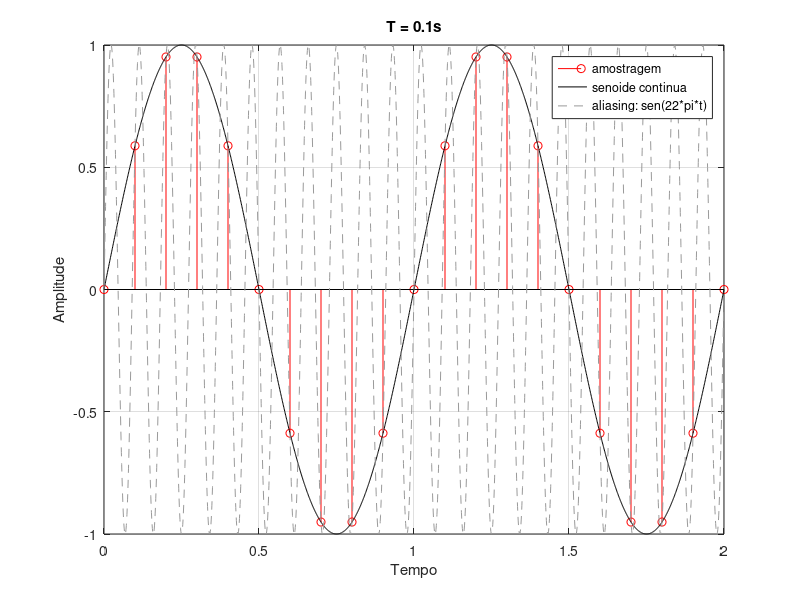
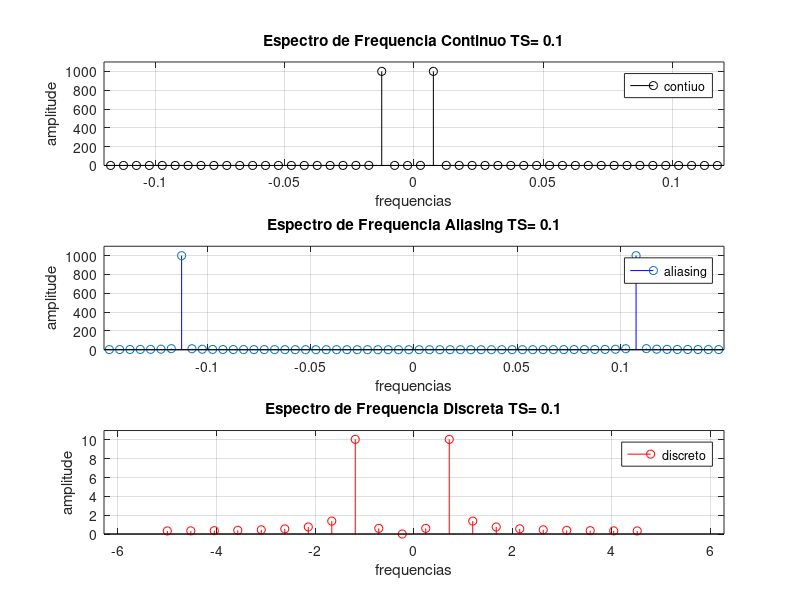
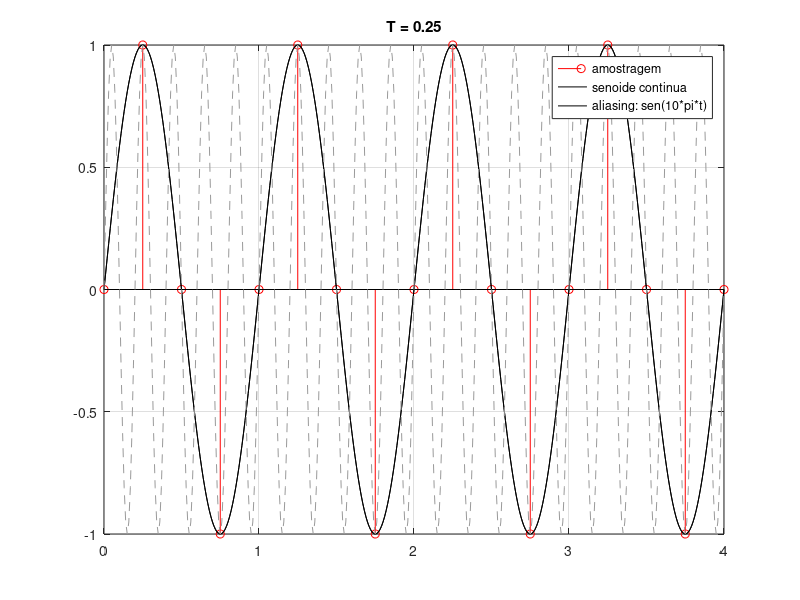
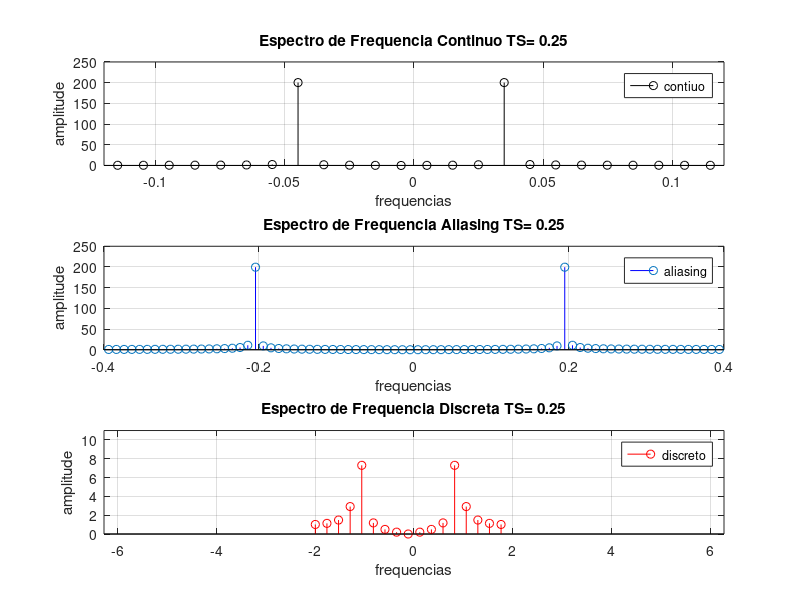

MATLAB code to generate these figures, in order: (Note: this script raises an error after producing the figures.)
%% Atividade 3
%% Gustavo Rodrigues Bassaco   2207206

clear 
clc
close all

%% func_disc(t) = sen 2πt
% A. Ta = 100 ms  -->  T = 0.1s  --> sen(pi/5*n)
Ts = 0.1;  % período
FS = 1/Ts; % frequencia de amostragem
t = 0: 0.001: 2;
n = 0: Ts: 2;
func_continua = sin(2*pi*t);
func_disc = sin((2*pi)*n);
func_alias = sin(22*pi*t);

% frequencias
freqC = fft(func_continua);
freqD = fft(func_disc);
freqA = fft(func_alias);

% deslocando o componente de frequência zero para o centro da matriz.
zC = fftshift(freqC);
zD = fftshift(freqD);
zA = fftshift(freqA);

% tamanho da fft 
lfreqC = length(freqC);
lfreqD = length(freqD);
lfreqA = length(freqA);

% powershift da faixa de frequência centrada em zero 
fC = (-lfreqC/2:lfreqC/2-1)/lfreqC*FS;
fD = (-lfreqD/2:lfreqD/2-1)/lfreqD*FS;
fA = (-lfreqA/2:lfreqA/2-1)/lfreqA*FS;

figure;
stem(n,func_disc, 'r');
hold on;
title("T = 0.1s");
plot(t,func_continua, 'k');
plot(t, func_alias, '--', 'Color',[0.6, 0.6, 0.6]);
legend({'amostragem','senoide continua', 'aliasing: sen(22*pi*t)'})
ylabel('Amplitude')
xlabel('Tempo')
grid on

figure
% frequencia continuo
subplot(3,1,1)
stem(fC,abs(zC),'k')
title('Espectro de Frequencia Continuo TS= 0.1')
legend({'contiuo'})
ylabel('amplitude')
xlabel('frequencias')
xlim([-0.12 0.12])
ylim([0 1100])
grid on

% frequencia aliasing
subplot(3,1,2)
stem(fA,abs(zA),'Color','b')
title('Espectro de Frequencia Aliasing TS= 0.1')
legend({'aliasing'})
ylabel('amplitude')
xlabel('frequencias')
xlim([-0.15 0.15])
ylim([0 1100])
grid on

% frequencia discreto
subplot(3,1,3)
stem(fD,abs(zD),'r')
title('Espectro de Frequencia Discreta TS= 0.1')
legend({'discreto'})
ylabel('amplitude')
xlabel('frequencias')
xlim([-2*pi 2*pi])
ylim([0 11])
grid on


%% B. Ta = 250 ms
Ts = 0.25;
FS = 1/Ts; %frequencia de amostragem
t = 0: 0.01: 4;
n = 0: Ts: 4;

func_continua = sin(2*pi*t);
func_disc = sin(2*pi*n);
func_alias = sin(10*pi*t);

% frequencias
freqC = fft(func_continua);
freqD = fft(func_disc);
freqA = fft(func_alias);

% deslocando o componente de frequência zero para o centro da matriz.
zC = fftshift(freqC);
zD = fftshift(freqD);
zA = fftshift(freqA);

% tamanho da fft 
lfreqC = length(freqC);
lfreqD = length(freqD);
lfreqA = length(freqA);

% powershift da faixa de frequência centrada em zero 
fC = (-lfreqC/2:lfreqC/2-1)/lfreqC*FS;
fD = (-lfreqD/2:lfreqD/2-1)/lfreqD*FS;
fA = (-lfreqA/2:lfreqA/2-1)/lfreqA*FS;

figure;
stem(n,func_disc, 'r');
hold on
plot(t,func_continua, 'k')
title("T = 0.25");

plot(t,func_continua, 'k');
plot(t, func_alias, '--', 'Color',[0.6, 0.6, 0.6]);
legend({'amostragem','senoide continua', 'aliasing: sen(10*pi*t)'})
grid on

figure
% frequencia continuo
subplot(3,1,1)
stem(fC,abs(zC),'k')
title('Espectro de Frequencia Continuo TS= 0.25')
legend({'contiuo'})
ylabel('amplitude')
xlabel('frequencias')
xlim([-0.12 0.12])
ylim([0 250])
grid on

% frequencia aliasing
subplot(3,1,2)
stem(fA,abs(zA),'Color','b')
title('Espectro de Frequencia Aliasing TS= 0.25')
legend({'aliasing'})
ylabel('amplitude')
xlabel('frequencias')
xlim([-0.4 0.4])
ylim([0 250])
grid on

% frequencia discreto
subplot(3,1,3)
stem(fD,abs(zD),'r')
title('Espectro de Frequencia Discreta TS= 0.25')
legend({'discreto'})
ylabel('amplitude')
xlabel('frequencias')
xlim([-2*pi 2*pi])
ylim([0 11])
grid on

%% C. Ta = 500 ms
Ts = 0.5;
FS = 1/Ts; %frequencia de amostragem
t = 0: 0.01: 4;
n = 0: Ts: 4;
func_continua = sin(2*pi*t);
func_disc = sin(2*pi*n);
func_alias = sin(6*pi*t);

% frequencias
freqC = fft(func_continua);
freqD = fft(func_disc);
freqA = fft(func_alias);

% deslocando o componente de frequência zero para o centro da matriz.
zC = fftshift(freqC);
zD = fftshift(freqD);
zA = fftshift(freqA);

% tamanho da fft 
lfreqC = length(freqC);
lfreqD = length(freqD);
lfreqA = length(freqA);

% powershift da faixa de frequência centrada em zero 
fC = (-lfreqC/2:lfreqC/2-1)/lfreqC*FS;
fD = (-lfreqD/2:lfreqD/2-1)/lfreqD*FS;
fA = (-lfreqA/2:lfreqA/2-1)/lfreqA*FS;

figure;
stem(n,func_disc, 'r');
title("T = 0.5s");
ylim([-1 1]);
hold on;
plot(t,func_continua, 'k')
plot(t, func_alias, '--', 'Color',[0.6, 0.6, 0.6]);
legend({'amostragem','senoide continua', 'aliasing: sen(6*pi*t)'})
grid on

figure
% frequencia continuo
subplot(3,1,1)
stem(fC,abs(zC),'k')
title('Espectro de Frequencia Continuo TS= 0.5')
legend({'contiuo'})
ylabel('amplitude')
xlabel('frequencias')
xlim([-0.12 0.12])
ylim([0 250])
grid on

% frequencia aliasing
subplot(3,1,2)
stem(fA,abs(zA),'Color','b')
title('Espectro de Frequencia Aliasing TS= 0.5')
legend({'aliasing'})
ylabel('amplitude')
xlabel('frequencias')
xlim([-0.15 0.15])
ylim([0 250])
grid on

% frequencia discreto
subplot(3,1,3)
stem(fD,abs(zD),'r')
title('Espectro de Frequencia Discreta TS= 0.5')
legend({'discreto'})
ylabel('amplitude')
xlabel('frequencias')
xlim([-2*pi 2*pi])
ylim([0 11])
grid on


%% D. Ta = 750 ms
Ts = 0.75;
FS = 1/Ts; %frequencia de amostragem
t = 0: 0.01: 6;
n = 0: Ts: 6;
func_continua = sin(2*pi*t);
func_disc = sin(2*pi*n);
func_alias = sin(14/3*pi*t);

% frequencias
freqC = fft(func_continua);
freqD = fft(func_disc);
freqA = fft(func_alias);

% deslocando o componente de frequência zero para o centro da matriz.
zC = fftshift(freqC);
zD = fftshift(freqD);
zA = fftshift(freqA);

% tamanho da fft 
lfreqC = length(freqC);
lfreqD = length(freqD);
lfreqA = length(freqA);

% powershift da faixa de frequência centrada em zero 
fC = (-lfreqC/2:lfreqC/2-1)/lfreqC*FS;
fD = (-lfreqD/2:lfreqD/2-1)/lfreqD*FS;
fA = (-lfreqA/2:lfreqA/2-1)/lfreqA*FS;

figure;
stem(n,func_disc, 'r');
title("T = 0.75s");
hold on;
plot(t,func_continua, 'k')
plot(t, func_alias, '--', 'Color',[0.6, 0.6, 0.6]);
legend({'amostragem','senoide continua', 'aliasing: sen(14/3*pi*t)'})
grid on

figure
% frequencia continuo
subplot(3,1,1)
stem(fC,abs(zC),'k')
title('Espectro de Frequencia Continuo TS= 0.75')
legend({'contiuo'})
ylabel('amplitude')
xlabel('frequencias')
xlim([-0.04 0.04])
ylim([0 400])
grid on

% frequencia aliasing
subplot(3,1,2)
stem(fA,abs(zA),'Color','b')
title('Espectro de Frequencia Aliasing TS= 0.75')
legend({'aliasing'})
ylabel('amplitude')
xlabel('frequencias')
xlim([-0.04 0.04])
ylim([0 350])
grid on

% frequencia discreto
subplot(3,1,3)
stem(fD,abs(zD),'r')
title('Espectro de Frequencia Discreta TS= 0.75')
legend({'discreto'})
ylabel('amplitude')
xlabel('frequencias')
xlim([-2*pi 2*pi])
yticks([0:1:6])
grid on


%% E. Ta = 1000 ms
Ts = 1;
FS = 1/Ts; %frequencia de amostragem
t = 0: 0.01: 6;
n = 0: Ts: 6;
func_continua = sin(2*pi*t);
func_disc = sin(2*pi*n);
func_alias = sin(4*pi*t);

% frequencias
freqC = fft(func_continua);
freqD = fft(func_disc);
freqA = fft(func_alias);

% deslocando o componente de frequência zero para o centro da matriz.
zC = fftshift(freqC);
zD = fftshift(freqD);
zA = fftshift(freqA);

% tamanho da fft 
lfreqC = length(freqC);
lfreqD = length(freqD);
lfreqA = length(freqA);

% powershift da faixa de frequência centrada em zero 
fC = (-lfreqC/2:lfreqC/2-1)/lfreqC*FS;
fD = (-lfreqD/2:lfreqD/2-1)/lfreqD*FS;
fA = (-lfreqA/2:lfreqA/2-1)/lfreqA*FS;

figure;
stem(n,func_disc, 'r');
title("T = 1s");
ylim([-1 1]);
hold on;
plot(t,func_continua, 'k')
plot(t, func_alias, '--', 'Color',[0.6, 0.6, 0.6]);
legend({'amostragem','senoide continua', 'aliasing: sen(4*pi*t)'})
grid on

figure
% frequencia continuo
subplot(3,1,1)
stem(fC,abs(zC),'k')
title('Espectro de Frequencia Continuo TS= 1')
legend({'contiuo'})
ylabel('amplitude')
xlabel('frequencias')
xlim([-0.032 0.032])
ylim([0 350])
grid on

% frequencia aliasing
subplot(3,1,2)
stem(fA,abs(zA),'Color','b')
title('Espectro de Frequencia Aliasing TS= 1')
legend({'aliasing'})
ylabel('amplitude')
xlabel('frequencias')
xlim([-0.032 0.032])
ylim([0 350])
grid on

% frequencia discreto
subplot(3,1,3)
stem(fD,abs(zD),'r')
title('Espectro de Frequencia Discreta TS= 1')
legend({'discreto'})
ylabel('amplitude')
xlabel('frequencias')
xlim([-2*pi 2*pi])
ylim([0 7])
grid on


%% F. Ta = 1500 ms
Ts = 1.5;
FS = 1/Ts; %frequencia de amostragem
t = 0: 0.01: 6;
n = 0: Ts: 6;
func_continua = sin(2*pi*t);
func_disc = sin(2*pi*n);
func_alias = sin(10/3*pi*t);

% frequencias
freqC = fft(func_continua);
freqD = fft(func_disc);
freqA = fft(func_alias);

% deslocando o componente de frequência zero para o centro da matriz.
zC = fftshift(freqC);
zD = fftshift(freqD);
zA = fftshift(freqA);

% tamanho da fft 
lfreqC = length(freqC);
lfreqD = length(freqD);
lfreqA = length(freqA);

% powershift da faixa de frequência centrada em zero 
fC = (-lfreqC/2:lfreqC/2-1)/lfreqC*FS;
fD = (-lfreqD/2:lfreqD/2-1)/lfreqD*FS;
fA = (-lfreqA/2:lfreqA/2-1)/lfreqA*FS;

figure;
stem(n,func_disc, 'r');
title("T = 1.5 s");
ylim([-1 1]);
hold on;
plot(t,func_continua, 'k')
plot(t, func_alias, '--', 'Color',[0.6, 0.6, 0.6]);
legend({'amostragem','senoide continua', 'aliasing: sen(10/3*pi*t)'})
grid on

figure
% frequencia continuo
subplot(3,1,1)
stem(fC,abs(zC),'k')
title('Espectro de Frequencia Continuo TS= 1.5')
legend({'contiuo'})
ylabel('amplitude')
xlabel('frequencias')
xlim([-0.02 0.02])
ylim([0 350])
grid on

% frequencia aliasing
subplot(3,1,2)
stem(fA,abs(zA),'Color','b')
title('Espectro de Frequencia Aliasing TS= 1.5')
legend({'aliasing'})
ylabel('amplitude')
xlabel('frequencias')
xlim([-0.02 0.02])
ylim([0 350])
grid on

% frequencia discreto
subplot(3,1,3)
stem(fD,abs(zD),'r')
title('Espectro de Frequencia Discreta TS= 1.5')
legend({'discreto'})
ylabel('amplitude')
xlabel('frequencias')
xlim([-2*pi 2*pi])
ylim([0 11])
grid on


%%
%   De forma teórica, encontre a frequência discreta e demonstre em quais desses
% casos ocorre aliasing? Qual o efeito do aliasing em cada caso (qual é o alias)?
% Para cada caso, determine e esboce o espectro de frequência.




%%
%  2) A partir do sinal de áudio gravado em atividades anteriores, realize uma
% subamostragem de 2, 4, 8 e 16 vezes e determine o espectro de frequência. Qual o
% efeito da subamostragem no espectro de frequência? Efunc_discplique por que isso
% acontece.

%% Audio Original
Tempo = 10;  
FS = 8000;   % frequencia de amostragem do sinal
[Y, FS] = audioread("carro-do-ovo.mp3"); % vetor audio numérico

Fourier = fft(Y); %% fft sinal original
tam = length(Y); %tamanho so sinal original
f_original = FS*(0:(tam/2))/tam; % vetor frequencia sinal original

P2 = abs(Fourier/tam);
Espectro_original = P2(1:tam/2+1);
Espectro_original(2:end-1) = 2*Espectro_original(2:end-1); %espectro de freq original

% encontrando t orinal
comprimento = (length(Y)-1)/FS;
t_original = 0: 1/FS: comprimento;

%% Subamostragem de 2
N = 2;
FS_sub2 = FS/N;
Ysub2 = downsample(Y,N);

Fourier = fft(Ysub2); %% fft sinal sub 2
tam = length(Ysub2); %tamanho do sinal sub 2
f_sub2 = FS_sub2*(0:(tam/2))/tam; % vetor frequencia sinal sub 2

P2 = abs(Fourier/tam);
Espectro_sub2 = P2(1:tam/2+1);
Espectro_sub2(2:end-1) = 2*Espectro_sub2(2:end-1); %espectro de freq sub 2

comprimento = (length(Ysub2)-1)/FS_sub2;
t_sub2 = 0: 1/FS_sub2: comprimento;


%% Subamostragem de 4
N = 4;
FS_sub4 = FS/N;
Ysub4 = downsample(Y,N);

Fourier = fft(Ysub4); %% fft sinal sub 4
tam = length(Ysub4); %tamanho do sinal sub 4
f_sub4 = FS_sub4*(0:(tam/2))/tam; % vetor frequencia sinal sub 4

P2 = abs(Fourier/tam);
Espectro_sub4 = P2(1:tam/2+1);
Espectro_sub4(2:end-1) = 2*Espectro_sub4(2:end-1); %espectro de freq sub 4

comprimento = (length(Ysub4)-1)/FS_sub4;
t_sub4 = 0: 1/FS_sub4: comprimento;


%% Subamostragem de 8
N = 8;
FS_sub8 = FS/N;
Ysub8 = downsample(Y,N);

Fourier = fft(Ysub8); %% fft sinal sub 8
tam = length(Ysub8); %tamanho do sinal sub 8
f_sub8 = FS_sub8*(0:(tam/2))/tam; % vetor frequencia sinal sub 8

P2 = abs(Fourier/tam);
Espectro_sub8 = P2(1:tam/2+1);
Espectro_sub8(2:end-1) = 2*Espectro_sub8(2:end-1); %espectro de freq sub 8

comprimento = (length(Ysub8)-1)/FS_sub8;
t_sub8 = 0: 1/FS_sub8: comprimento;


%% Subamostragem de 16
N = 16;
FS_sub16 = FS/N;
Ysub16 = downsample(Y,N);

Fourier = fft(Ysub16); %% fft sinal sub 16
tam = length(Ysub16); %tamanho sub 16
f_sub16 = FS_sub16*(0:(tam/2))/tam; % vetor frequencia sub 16

P2 = abs(Fourier/tam);
Espectro_sub16 = P2(1:floor(tam/2+1));
Espectro_sub16(2:end-1) = 2*Espectro_sub16(2:end-1); %espectro sub 16

comprimento = (length(Ysub16)-1)/FS_sub16;
t_sub16 = 0: 1/FS_sub16: comprimento;

%% plot subamostragem 2

figure
subplot(2,1,1) 
plot(t_original,Y, 'k');
hold on

plot(t_sub2, Ysub2, 'r')
title('Audio subamostrado em 2')
xlabel( 't (milissegundos)' )
ylabel( 'X(t)' )
legend({'audio original', 'audio subamostrado em 2'})
hold off
subplot(2,1,2);
plot(f_original,Espectro_original, 'k');
axis([0 8500 0 0.006]);
hold on;
plot(f_sub2,Espectro_sub2, 'r');
title( 'Espectro de amplitude subamostragem de 2' );
xlabel( 'f (Hz)' );
ylabel( 'Amplitude' );
legend({'audio original', 'audio subamostrado em 2'});
axis([0 8500 0 0.006]);
hold off;

%% plot subamostragem 4

figure
subplot(2,1,1) 
plot(t_original,Y, 'k');
hold on

plot(t_sub4, Ysub4, 'r')
title('Audio subamostrado em 4')
xlabel( 't (milissegundos)' )
ylabel( 'X(t)' )
legend({'audio original', 'audio subamostrado em 4'})
hold off
subplot(2,1,2);
plot(f_original,Espectro_original, 'k');
axis([0 8500 0 0.006]);
hold on;
plot(f_sub4,Espectro_sub4, 'r');
title( 'Espectro de amplitude subamostragem 4' );
xlabel( 'f (Hz)' );
ylabel( 'Amplitude' );
legend({'audio original', 'audio subamostrado em 4'});
axis([0 8500 0 0.006]);
hold off;

%% plot subamostragem 8

figure
subplot(2,1,1) 
plot(t_original,Y, 'k');
hold on

plot(t_sub8, Ysub8, 'r')
title('Audio subamostrado em 8')
xlabel( 't (milissegundos)' )
ylabel( 'X(t)' )
legend({'audio original', 'audio subamostrado em 8'})
hold off
subplot(2,1,2);
plot(f_original,Espectro_original, 'k');
axis([0 8500 0 0.006]);
hold on;
plot(f_sub8,Espectro_sub8, 'r');
title( 'Espectro de amplitude subamostragem 8' );
xlabel( 'f (Hz)' );
ylabel( 'Amplitude' );
legend({'audio original', 'audio subamostrado em 8'});
axis([0 8500 0 0.006]);
hold off;

%% plot subamostragem 16

figure
subplot(2,1,1) 
plot(t_original,Y, 'k');
hold on

plot(t_sub16, Ysub16, 'r')
title('Audio subamostrado em 16')
xlabel( 't (milissegundos)' )
ylabel( 'X(t)' )
legend({'audio original', 'audio subamostrado em 16'})
hold off
subplot(2,1,2);
plot(f_original,Espectro_original, 'k');
axis([0 8500 0 0.006]);
hold on;
plot(f_sub16,Espectro_sub16, 'r');
title( 'Espectro de amplitude subamostragem 16' );
xlabel( 'f (Hz)' );
ylabel( 'Amplitude' );
legend({'audio original', 'audio subamostrado em 16'});
axis([0 8500 0 0.006]);
hold off;
